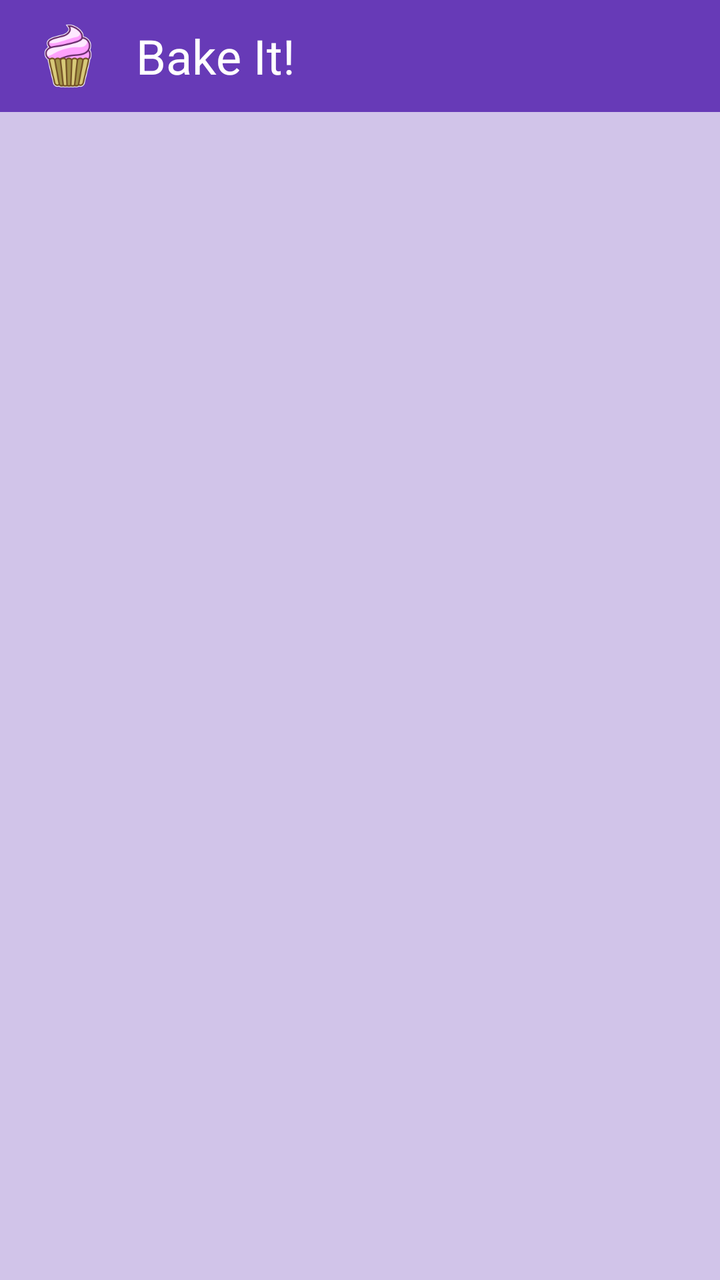
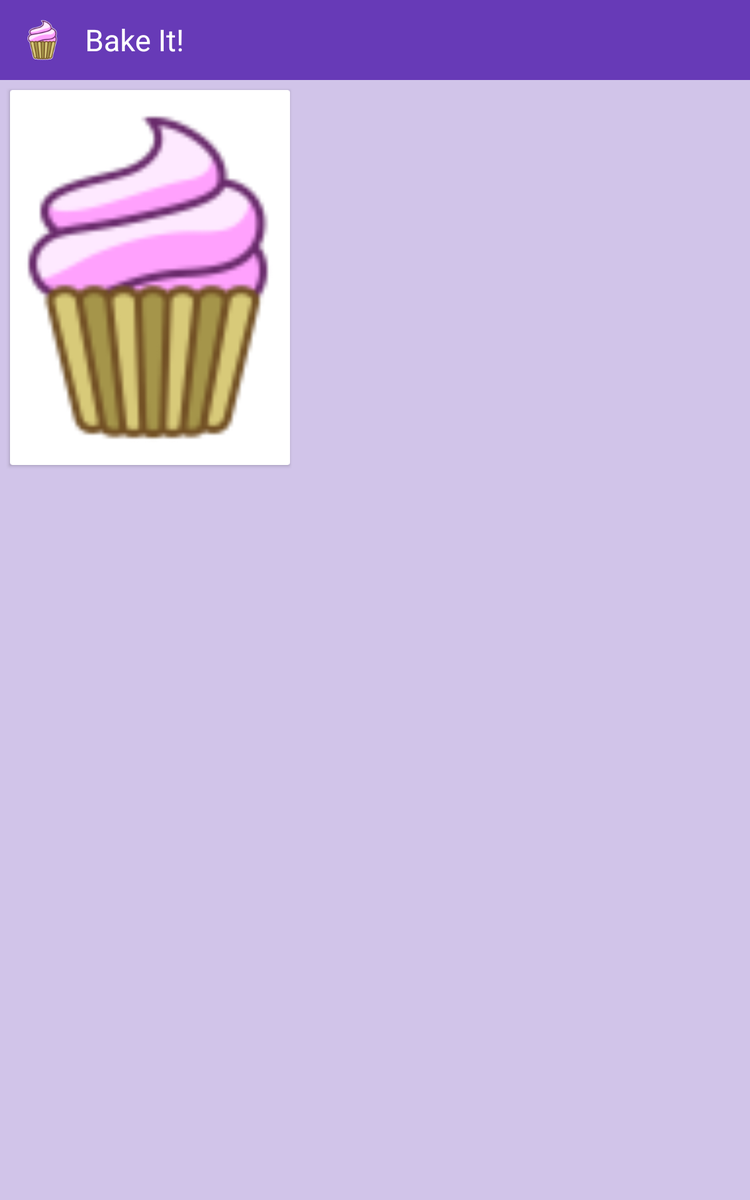

First picture: res/layout/ on a phone held upright. Second picture: the repository's own variant of that layout, on a device whose configuration matches the variant's folder. Source for both follows.
<!-- AndroidManifest.xml: application theme AppTheme -->
<!-- res/layout/activity_detail.xml -->
<?xml version="1.0" encoding="utf-8"?>
<LinearLayout
    xmlns:android="http://schemas.android.com/apk/res/android"
    xmlns:tools="http://schemas.android.com/tools"
    tools:context="com.example.android.bakeit.ui.DetailActivity"
    android:layout_width="match_parent"
    android:layout_height="match_parent"
    android:orientation="vertical"
    android:focusable="true"
    android:focusableInTouchMode="true">

    <include
        layout="@layout/custom_toolbar"
        android:layout_height="wrap_content"
        android:layout_width="match_parent"/>

    <ScrollView
        android:layout_width="match_parent"
        android:layout_height="match_parent">

        <LinearLayout
            android:layout_width="match_parent"
            android:layout_height="match_parent"
            android:orientation="vertical">

            <FrameLayout
                android:id="@+id/fl_fragment_ingredients"
                android:layout_width="match_parent"
                android:layout_height="wrap_content"/>

            <FrameLayout
                android:id="@+id/fl_fragment_steps"
                android:layout_width="match_parent"
                android:layout_height="match_parent"/>

        </LinearLayout>
    </ScrollView>

</LinearLayout>
<!-- res/layout/custom_toolbar.xml (included above) -->
<?xml version="1.0" encoding="utf-8"?>
<android.support.v7.widget.Toolbar
    android:id="@+id/appBar"
    xmlns:android="http://schemas.android.com/apk/res/android"
    android:orientation="horizontal"
    android:layout_width="match_parent"
    android:layout_height="?attr/actionBarSize"
    android:background="@color/colorPrimary">

    <LinearLayout
        android:layout_width="match_parent"
        android:layout_height="match_parent"
        android:orientation="horizontal"
        android:gravity="center_vertical">

        <ImageView
            android:id="@+id/iv_toolbar"
            android:layout_width="36dp"
            android:layout_height="36dp"
            android:src="@mipmap/ic_launcher"
            android:contentDescription="@string/desc_app_icon"/>

        <TextView
            android:id="@+id/tv_toolbar"
            android:layout_width="wrap_content"
            android:layout_height="wrap_content"
            android:layout_gravity="center"
            android:layout_marginLeft="@dimen/margin_toolbar_text"
            android:layout_marginStart="@dimen/margin_toolbar_text"
            android:textSize="@dimen/toolbar_text"
            android:text="@string/app_name"
            android:textColor="@android:color/white"/>
    </LinearLayout>
</android.support.v7.widget.Toolbar>
<!-- resources referenced by this layout -->
<resources>
  <color name="colorPrimary">#673AB7</color>
  <dimen name="margin_toolbar_text">16dp</dimen>
  <dimen name="toolbar_text">24sp</dimen>
  <!-- mipmap ic_launcher: png bitmap (mipmap-hdpi, 4364 bytes) -->
  <string name="app_name">Bake It!</string>
  <string name="desc_app_icon">The application\'s icon</string>
  <style name="AppTheme" parent="Theme.AppCompat.Light.NoActionBar">
          
          <item name="colorPrimary">@color/colorPrimary</item>
          <item name="colorPrimaryDark">@color/colorPrimaryDark</item>
          <item name="colorAccent">@color/colorAccent</item>
          <item name="android:windowBackground">@color/app_background</item>
          <item name="android:homeAsUpIndicator">@drawable/ic_home_as_up_24dp</item>
      </style>
  <color name="colorPrimaryDark">#311B92</color>
  <color name="colorAccent">#FFCC80</color>
  <color name="app_background">#D1C4E9</color>
</resources>
<!-- res/layout-sw600dp/activity_detail.xml (the repository's variant of the layout above) -->
<!-- drawn on a 7-inch tablet held upright -->
<?xml version="1.0" encoding="utf-8"?>
<LinearLayout
    xmlns:android="http://schemas.android.com/apk/res/android"
    xmlns:tools="http://schemas.android.com/tools"
    tools:context="com.example.android.bakeit.ui.DetailActivity"
    android:layout_width="match_parent"
    android:layout_height="match_parent"
    android:orientation="vertical">

    <include
        layout="@layout/custom_toolbar"
        android:layout_height="wrap_content"
        android:layout_width="match_parent"/>

    <LinearLayout
        android:layout_width="match_parent"
        android:layout_height="match_parent"
        android:baselineAligned="false"
        android:orientation="horizontal">

        <LinearLayout
            android:layout_width="0dp"
            android:layout_height="match_parent"
            android:layout_weight="2"
            android:orientation="vertical">

            <android.support.v7.widget.CardView
                android:layout_width="match_parent"
                android:layout_height="wrap_content"
                android:layout_margin="@dimen/padding_list_item_S">

                <ImageView
                    android:id="@+id/im_fragment_image"
                    android:layout_width="match_parent"
                    android:layout_height="@dimen/recipe_detail_image_height"
                    android:scaleType="centerCrop"
                    android:src="@mipmap/ic_launcher"
                    android:contentDescription="@string/desc_recipe_image"/>

            </android.support.v7.widget.CardView>

            <FrameLayout
                android:id="@+id/fl_fragment_steps"
                android:layout_width="match_parent"
                android:layout_height="wrap_content"/>

        </LinearLayout>

        <LinearLayout
            android:layout_width="0dp"
            android:layout_height="match_parent"
            android:layout_weight="3"
            android:orientation="vertical">

            <FrameLayout
                android:id="@+id/fl_fragment_ingredients"
                android:layout_width="match_parent"
                android:layout_height="wrap_content"/>

            <FrameLayout
                android:id="@+id/fl_fragment_single"
                android:layout_width="match_parent"
                android:layout_height="match_parent"/>

        </LinearLayout>

    </LinearLayout>
</LinearLayout>
<!-- resources referenced by the variant -->
<!-- as a 7-inch tablet held upright resolves them -->
<resources>
  <color name="colorPrimary">#673AB7</color>
  <dimen name="margin_toolbar_text">16dp</dimen>
  <dimen name="padding_list_item_S">8dp</dimen>
  <dimen name="recipe_detail_image_height">300dp</dimen>
  <dimen name="toolbar_text">24sp</dimen>
  <!-- mipmap ic_launcher: png bitmap (mipmap-hdpi, 4364 bytes) -->
  <string name="app_name">Bake It!</string>
  <string name="desc_app_icon">The application\'s icon</string>
  <string name="desc_recipe_image">The image of the finished recipe</string>
  <style name="AppTheme" parent="Theme.AppCompat.Light.NoActionBar">
          
          <item name="colorPrimary">@color/colorPrimary</item>
          <item name="colorPrimaryDark">@color/colorPrimaryDark</item>
          <item name="colorAccent">@color/colorAccent</item>
          <item name="android:windowBackground">@color/app_background</item>
          <item name="android:homeAsUpIndicator">@drawable/ic_home_as_up_24dp</item>
      </style>
  <color name="colorPrimaryDark">#311B92</color>
  <color name="colorAccent">#FFCC80</color>
  <color name="app_background">#D1C4E9</color>
</resources>
